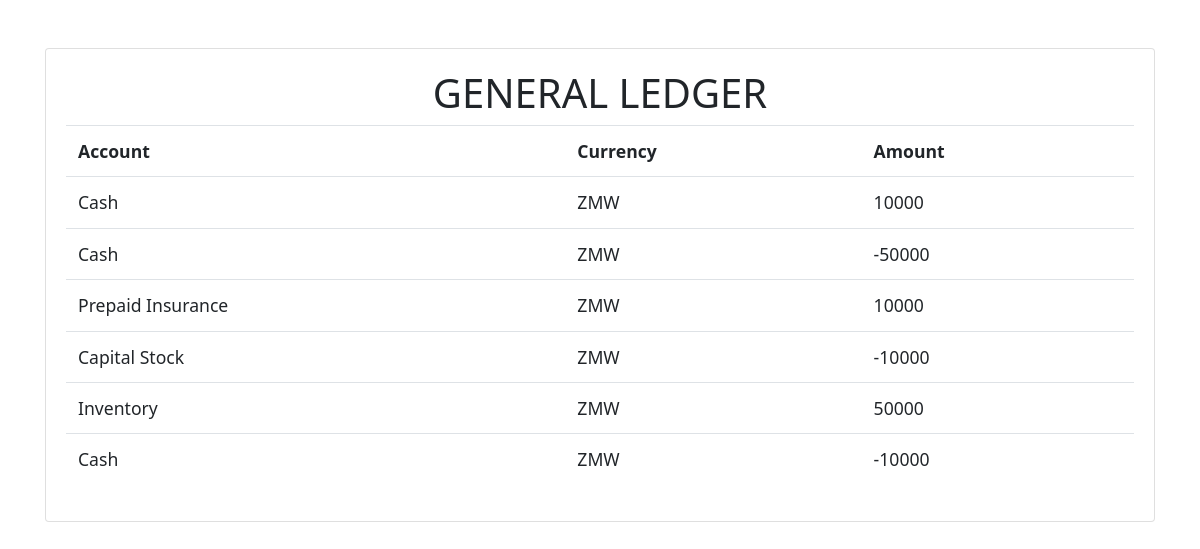
/balance-sheet, run on the app's committed database.
### finapp/models.py (models this page shows, shortened)
class Journal(models.Model):
	acc_desc_dr = models.ForeignKey('Account', verbose_name="Account Dr", related_name="Dr", on_delete=models.CASCADE)
	acc_desc_cr = models.ForeignKey('Account', verbose_name="Account Cr", related_name="Cr", on_delete=models.CASCADE)
	ccy_code = models.ForeignKey('Ccy', on_delete=models.CASCADE)
	amount_dr = models.IntegerField()
	amount_cr = models.IntegerField()

class Account(models.Model):
	eqtn = models.ForeignKey('Acceqtn', on_delete=models.CASCADE)
	acc_desc = models.CharField(max_length=50, unique=True, primary_key=True)
	ccy_code = models.ForeignKey('Ccy', on_delete=models.CASCADE)
	def __str__(self):
		return f"{self.acc_desc}"

class Ccy(models.Model):
	ccy_code = models.CharField(max_length=3, primary_key=True)
	ccy_desc = models.CharField(max_length=30)
	def __str__(self):
		return f"{self.ccy_code}"

### finapp/views.py (the view)
# urls.py: path('balance-sheet', views.balance, name='balance-sheet'),
def balance(request):
	context = {
		'journal_entries': Journal.objects.all(),
	}
	return render(request, 'finapp/balance-sheet.html', context)

### finapp/templates/finapp/balance-sheet.html (shortened to what this page needs)
{% extends 'finapp/base.html' %}
{% block content %}
<form method='POST' nonvalidate>
    <h1>GENERAL LEDGER</h1>
<table class="table">
  <tr>
    <th>Account</th>
    <th>Currency</th>
    <th>Amount</th>
  </tr>
  {% for entry in journal_entries %}
  <tr>
    <td>{{ entry.acc_desc_dr }}</td>
    <td>{{ entry.ccy_code }}</td>
    <td>{{ entry.amount_dr }}</td>
  </tr>
  {% endfor %}
{% for entry in journal_entries %}
   <tr>
    <td>{{ entry.acc_desc_cr }}</td>
    <td>{{ entry.ccy_code }}</td>
    <td>{{ entry.amount_cr }}</td>
  </tr>
  {% endfor %}
</table>
</form>
{% endblock %}

### finapp/templates/finapp/base.html (shortened to what this page needs)
{% load static %}
<!DOCTYPE html>
<html>
<head>
    <link rel="stylesheet" href="https://maxcdn.bootstrapcdn.com/bootstrap/4.5.2/css/bootstrap.min.css">
    <link rel="stylesheet" href="{% static 'finapp/css/style.css' %}" />
    <link rel="stylesheet" href="https://cdnjs.cloudflare.com/ajax/libs/font-awesome/4.7.0/css/font-awesome.min.css">
</head>
<body>
    <div class="container mt-5">
        <div class="card">
            <div class="card-body">
                {% block content %}
                {% endblock %}
            </div>
        </div>
    </div>
</body>
</html>

### finapp/static/finapp/css/style.css (style rules this page uses)
body { font-family: Calibri, Candara, Segoe, "Segoe UI", Optima, Arial, sans-serif; font-size: 110%; }
h1 { text-align: center; }

### data on the page
Journal: acc_desc_dr "Cash", ccy_code "ZMW", amount_dr "10000", acc_desc_cr "Capital Stock", amount_cr "-10000"
Journal: acc_desc_dr "Cash", ccy_code "ZMW", amount_dr "-50000", acc_desc_cr "Inventory", amount_cr "50000"
Journal: acc_desc_dr "Prepaid Insurance", ccy_code "ZMW", amount_dr "10000", acc_desc_cr "Cash", amount_cr "-10000"
